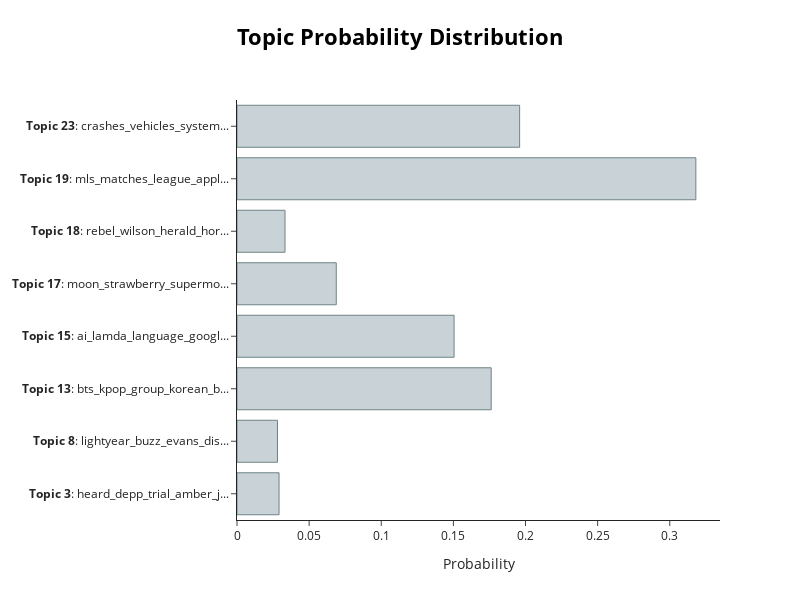

The notebook cell this image was saved under:
### Code cell
topic_model.visualize_distribution(topic_distr[1])

### Figure 1 — Plotly figure (JSON) as saved in the notebook; plotly's stock layout.template omitted (floating-point values rounded to 4 significant figures)
{"data": [{"marker": {"color": "#C8D2D7", "line": {"color": "#6E8484", "width": 1}}, "orientation": "h", "type": "bar", "x": [0.02915, 0.02807, 0.1762, 0.1505, 0.06881, 0.03328, 0.3181, 0.1959], "y": ["<b>Topic 3</b>: heard_depp_trial_amber_j...", "<b>Topic 8</b>: lightyear_buzz_evans_dis...", "<b>Topic 13</b>: bts_kpop_group_korean_b...", "<b>Topic 15</b>: ai_lamda_language_googl...", "<b>Topic 17</b>: moon_strawberry_supermo...", "<b>Topic 18</b>: rebel_wilson_herald_hor...", "<b>Topic 19</b>: mls_matches_league_appl...", "<b>Topic 23</b>: crashes_vehicles_system..."]}], "layout": {"height": 600, "hoverlabel": {"bgcolor": "white", "font": {"family": "Rockwell", "size": 16}}, "title": {"font": {"color": "Black", "size": 22}, "text": "<b>Topic Probability Distribution</b>", "x": 0.5, "xanchor": "center", "y": 0.95, "yanchor": "top"}, "width": 800, "xaxis": {"title": {"text": "Probability"}}}}
